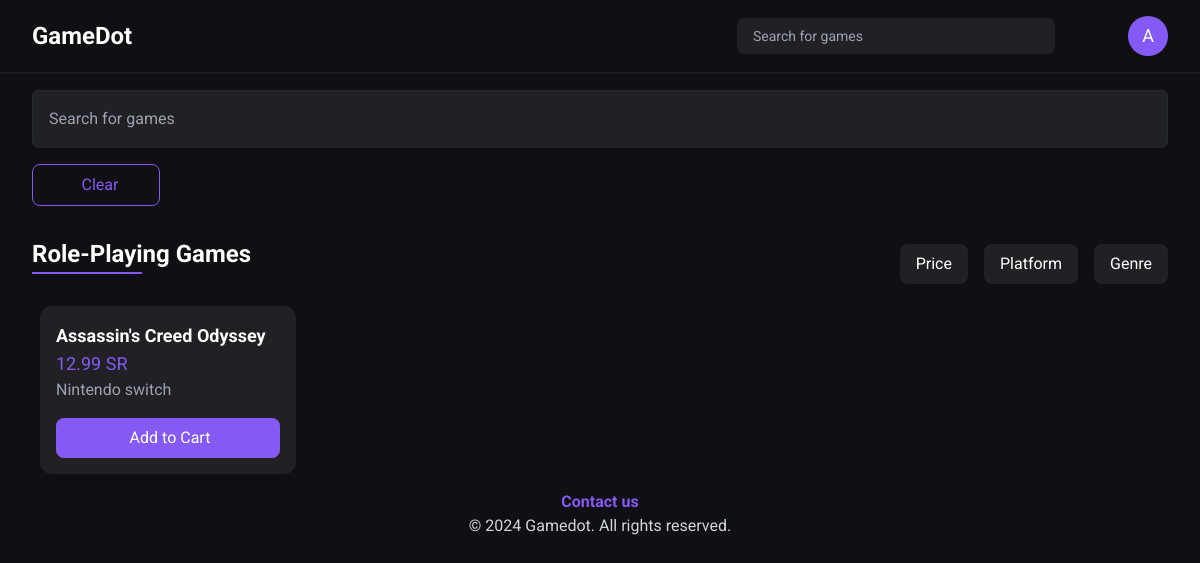
Screenshot of /gamedot/games?genre=Role-Playing (signed in) with the database file from the repository.
### tables this page shows
CREATE TABLE `games` (
  `id` int(11) NOT NULL,
  `name` varchar(255) DEFAULT NULL,
  `description` text DEFAULT NULL,
  `platform` varchar(30) NOT NULL,
  `price` decimal(10,2) NOT NULL,
  `main_image_url` varchar(255) DEFAULT NULL,
  `age_rating` int(11) DEFAULT NULL,
  `publisher` varchar(100) NOT NULL,
  `release_date` date NOT NULL DEFAULT current_timestamp()
);

### src/user/controllers/games.php (called while the page is built, shortened)
<?php
$search = $_GET['search'] ?? '';
$genre = $_GET['genre'] ?? '';
$database = new Database();
$query = '
SELECT
    games.*,
    GROUP_CONCAT(genres.name) AS genre_names,
    COUNT(stock.game_id) AS stock
FROM
    games
LEFT JOIN
    stock ON games.id = stock.game_id
LEFT JOIN
    game_genres ON games.id = game_genres.game_id
LEFT JOIN
    genres ON game_genres.genre_id = genres.id
WHERE
    games.name LIKE :search
    AND (:genre = \'\' OR genres.name = :genre) -- Adjusted condition
GROUP BY
    games.id
HAVING
    stock > 0
';
$games = $database->query($query, ["search" => '%' . $search . '%', "genre" => $genre])->qAll();
require('src/user/views/games.view.php');

### core/database.php (called while the page is built, shortened)
<?php
class Database
{
  private $host = 'localhost';
  private $db_name = 'testforweb';
  private $port = '3308';
  private $username = 'root';
  private $connection;
  private $statement;
  public function __construct()
  {
    $this->connection = null;
    try {
      $this->connection = new PDO('mysql:host=' . $this->host . ';port=' . $this->port . ';dbname=' . $this->db_name . ';user=' . $this->username);
      $this->connection->setAttribute(PDO::ATTR_ERRMODE, PDO::ERRMODE_EXCEPTION);
      $this->connection->setAttribute(PDO::ATTR_DEFAULT_FETCH_MODE, PDO::FETCH_ASSOC);
    } catch (PDOException $e) {
      echo 'Connection Error: ' . $e->getMessage();
    }
  }
  public function query($query, $params = [])
  {
    $this->statement = $this->connection->prepare($query);
    $this->statement->execute($params);
    return $this;
  }
  public function qAll()
  {
    return $this->statement->fetchAll();
  }
}

### src/user/views/games.view.php (the view, shortened to what this page needs)
<main class="min-h-[80vh]">
  <div class="xl:container mx-auto px-8">
    <form action="" method="get" class="relative ">
      <input type="text" name="search" id="search" value="<?= $search ?>" class="bg-secondaryBlack mt-4 block w-full p-4 border border-gray-800 rounded-md shadow-sm focus:outline-none focus:ring-primary focus:border-primary" placeholder="Search for games">
      <button type="submit" class="absolute right-0 top-0 h-full px-4 py-2 hover:text-primary duration-300">
      </button>
    </form>
    <?php if (isset($_GET["search"]) || isset($_GET["genre"])) : ?>
      <a href="./games" class="border border-primary
    px-2 py-2 rounded-lg text-primary hover:text-white hover:bg-primary duration-300 flex justify-center items-center max-w-32 gap-2 my-4 ">
        <p>Clear</p>
      </a>
    <?php endif ?>
    <div class="flex justify-between items-center mt-8 mb-4 flex-col sm:flex-row ">
      <div>
        <h2 class="text-2xl font-bold mb-4 inline-block relative pb-1">
          <?= isset($_GET['genre']) ? $_GET['genre'] : 'All' ?> Games
          <span class="absolute bottom-0 left-0 w-1/2 h-0.5 bg-primary"></span>
        </h2>
      </div>
      <div class="flex gap-4  flex-wrap">
        <button class="bg-secondaryBlack px-4 py-2  rounded-lg text-white hover:opacity-85 duration-300">Price</button>
        <button class="bg-secondaryBlack px-4 py-2 rounded-lg text-white hover:opacity-85 duration-300">Platform</button>
        <button class="bg-secondaryBlack px-4 py-2 rounded-lg text-white hover:opacity-85 duration-300">Genre</button>
      </div>
    </div>
    <div class="grid grid-cols-1 sm:grid-cols-2 md:grid-cols-3 lg:grid-cols-4 gap-4">
      <?php foreach ($games as $game) : ?>
        <a href="./games/<?= $game['id'] ?>">
          <div class="bg-secondaryBlack rounded-xl overflow-hidden duration-300 hover:scale-[1.02] cursor-pointer mx-2 h-full flex flex-col justify-between">
            <div class="p-4 flex flex-col justify-between h-full">
              <h3 class="text-lg font-bold"><?= $game['name'] ?></h3>
              <p class="font-base text-lg  text-primary"><?= $game['price'] ?> SR</p>
              <p class="text-base  text-gray-400"><?= $game['platform'] ?></p>
              <button class="bg-primary px-4 py-2 rounded-lg text-white hover:opacity-85 duration-300 mt-4 w-full">
                Add to Cart
              </button>
            </div>
          </div>
        </a>
      <?php endforeach; ?>
    </div>
  </div>
</main>

### rows the page displays
games: name "Assassin's Creed Odyssey", price "12.99", platform "Nintendo switch"

### other values shown
$_SESSION["user"]["fname"][0] "A"
$_GET['genre'] "Role-Playing"
